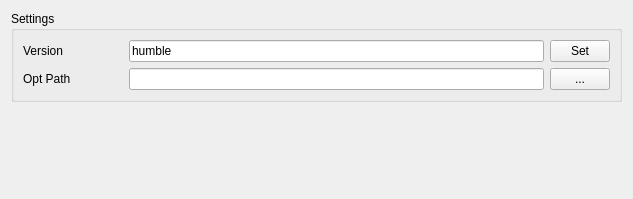
<?xml version="1.0" encoding="UTF-8"?>
<ui version="4.0">
 <class>Form</class>
 <widget class="QWidget" name="Form">
  <property name="geometry">
   <rect>
    <x>0</x>
    <y>0</y>
    <width>633</width>
    <height>199</height>
   </rect>
  </property>
  <property name="windowTitle">
   <string>Form</string>
  </property>
  <layout class="QVBoxLayout" name="verticalLayout">
   <item>
    <widget class="QGroupBox" name="groupBox">
     <property name="sizePolicy">
      <sizepolicy hsizetype="Preferred" vsizetype="Fixed">
       <horstretch>0</horstretch>
       <verstretch>0</verstretch>
      </sizepolicy>
     </property>
     <property name="title">
      <string>Settings</string>
     </property>
     <layout class="QGridLayout" name="gridLayout_2">
      <item row="2" column="3">
       <widget class="QPushButton" name="pb_path">
        <property name="sizePolicy">
         <sizepolicy hsizetype="Fixed" vsizetype="Fixed">
          <horstretch>0</horstretch>
          <verstretch>0</verstretch>
         </sizepolicy>
        </property>
        <property name="minimumSize">
         <size>
          <width>60</width>
          <height>0</height>
         </size>
        </property>
        <property name="maximumSize">
         <size>
          <width>60</width>
          <height>16777215</height>
         </size>
        </property>
        <property name="text">
         <string>...</string>
        </property>
       </widget>
      </item>
      <item row="0" column="3">
       <widget class="QPushButton" name="pb_rosdistro">
        <property name="sizePolicy">
         <sizepolicy hsizetype="Fixed" vsizetype="Fixed">
          <horstretch>0</horstretch>
          <verstretch>0</verstretch>
         </sizepolicy>
        </property>
        <property name="minimumSize">
         <size>
          <width>60</width>
          <height>0</height>
         </size>
        </property>
        <property name="maximumSize">
         <size>
          <width>60</width>
          <height>16777215</height>
         </size>
        </property>
        <property name="text">
         <string>Set</string>
        </property>
       </widget>
      </item>
      <item row="2" column="0">
       <widget class="QLabel" name="label_2">
        <property name="maximumSize">
         <size>
          <width>100</width>
          <height>16777215</height>
         </size>
        </property>
        <property name="text">
         <string>Opt Path</string>
        </property>
       </widget>
      </item>
      <item row="0" column="0">
       <widget class="QLabel" name="label">
        <property name="maximumSize">
         <size>
          <width>100</width>
          <height>16777215</height>
         </size>
        </property>
        <property name="text">
         <string>Version</string>
        </property>
       </widget>
      </item>
      <item row="2" column="2">
       <widget class="QLineEdit" name="le_path">
        <property name="sizePolicy">
         <sizepolicy hsizetype="Ignored" vsizetype="Fixed">
          <horstretch>0</horstretch>
          <verstretch>0</verstretch>
         </sizepolicy>
        </property>
       </widget>
      </item>
      <item row="0" column="2">
       <widget class="QLineEdit" name="le_distro">
        <property name="sizePolicy">
         <sizepolicy hsizetype="Ignored" vsizetype="Fixed">
          <horstretch>0</horstretch>
          <verstretch>0</verstretch>
         </sizepolicy>
        </property>
        <property name="text">
         <string>humble</string>
        </property>
       </widget>
      </item>
     </layout>
    </widget>
   </item>
   <item>
    <spacer name="verticalSpacer">
     <property name="orientation">
      <enum>Qt::Vertical</enum>
     </property>
     <property name="sizeHint" stdset="0">
      <size>
       <width>20</width>
       <height>40</height>
      </size>
     </property>
    </spacer>
   </item>
  </layout>
 </widget>
 <resources/>
 <connections/>
</ui>
